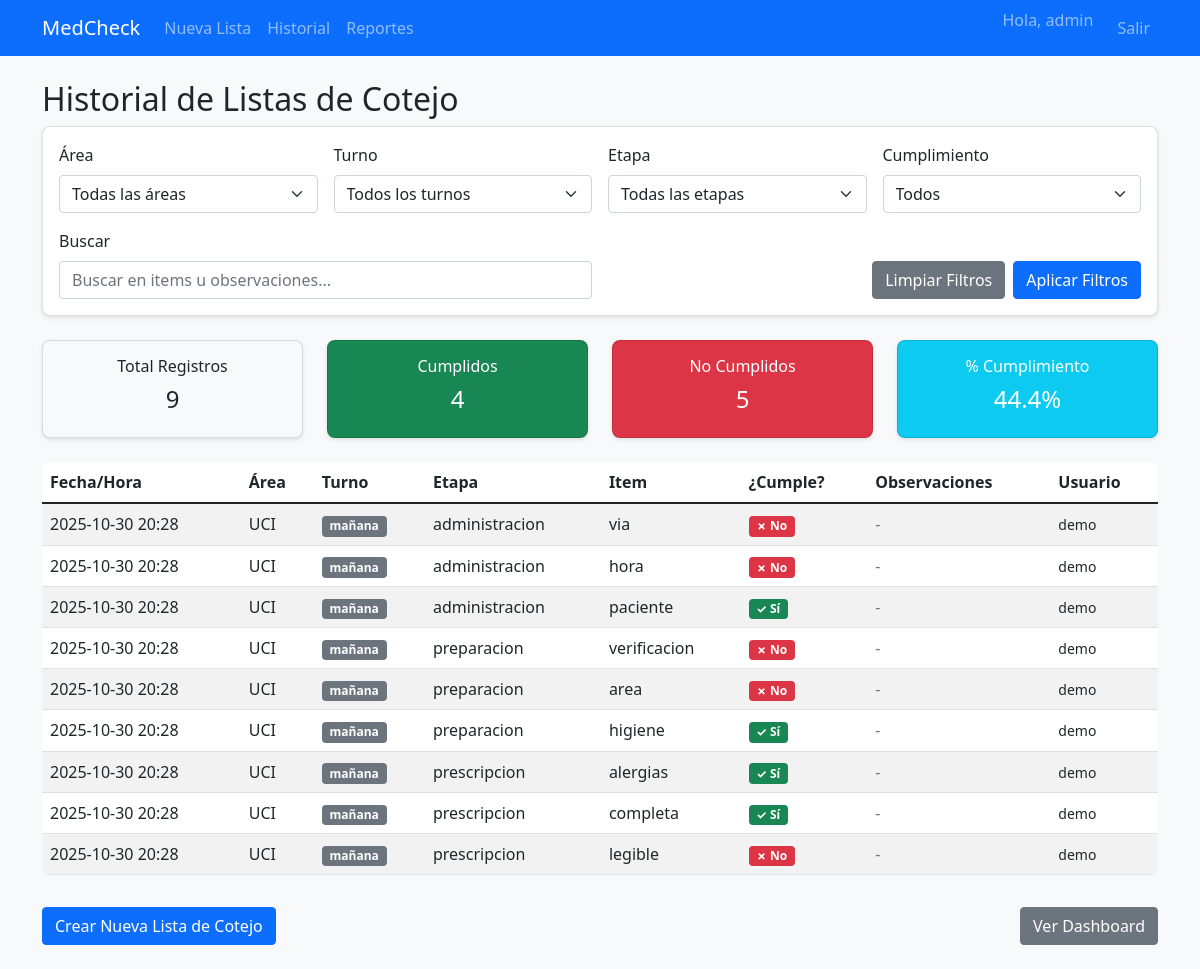
Page /checklist/history (signed in) on the earlier database version.
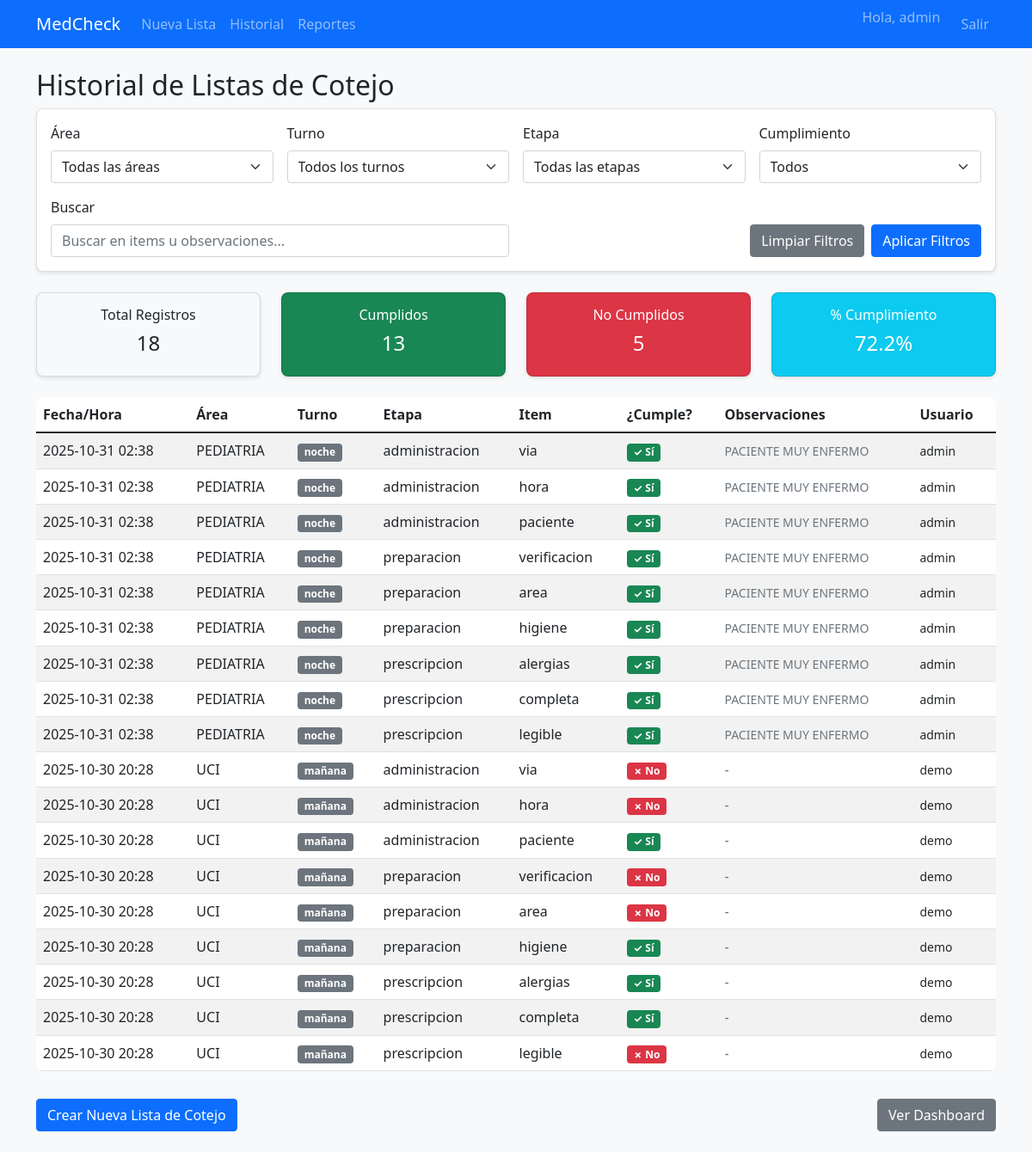
Same page on the later database version.
### app/models/user.py (models this page shows)
class User(Base):
    __tablename__ = "users"
    id = Column(Integer, primary_key=True, index=True)
    email = Column(String, unique=True, index=True, nullable=False)
    username = Column(String, unique=True, index=True, nullable=False)
    hashed_password = Column(String, nullable=False)
    full_name = Column(String)
    is_active = Column(Boolean, default=True)
    is_admin = Column(Boolean, default=False)

### app/models/checklist_entry.py (models this page shows)
class ChecklistEntrySQL(Base):
    __tablename__ = "checklist_entries"
    id = Column(Integer, primary_key=True, index=True)
    fecha_hora = Column(DateTime, default=datetime.utcnow, nullable=False, index=True)
    area = Column(String, index=True, nullable=False)
    turno = Column(String, index=True, nullable=False)  # manana/tarde/noche
    protocolo_etapa = Column(String, index=True, nullable=False)  # prescripcion/preparacion/administracion
    item = Column(String, index=True, nullable=False)
    cumple = Column(Boolean, default=False, nullable=False)
    observaciones = Column(String, nullable=True)
    usuario = Column(String, index=True, nullable=True)
    metadatos = Column(JSON, nullable=True)

### app/routers/checklist.py (the view)
@router.get("/history", response_class=HTMLResponse)
async def get_checklist_history(
    request: Request,
    area: Optional[str] = None,
    desde: Optional[datetime] = None,
    hasta: Optional[datetime] = None,
    db: Session = Depends(get_db),
    current_user: User = Depends(get_current_active_user)
):
    entries = get_recent_entries(db, limit=200)
    return templates.TemplateResponse(
        "checklist_history.html",
        {
            "request": request,
            "entries": entries,
            "current_user": current_user
        }
    )

### templates/checklist_history.html (shortened to what this page needs)
{% extends "base.html" %}
{% block content %}
<div class="row">
    <div class="col-md-12">
        <h2>Historial de Listas de Cotejo</h2>
        <div class="card mb-4">
            <div class="card-body">
                <form id="filterForm" class="row g-3">
                    <div class="col-md-3">
                        <label class="form-label">Área</label>
                        <select class="form-select" name="area" id="areaFilter">
                            <option value="">Todas las áreas</option>
                            {% set areas = entries|map(attribute='area')|unique|list %}
                        </select>
                    </div>
                    <div class="col-md-3">
                        <label class="form-label">Turno</label>
                        <select class="form-select" name="turno" id="turnoFilter">
                            <option value="">Todos los turnos</option>
                        </select>
                    </div>
                    <div class="col-md-3">
                        <label class="form-label">Etapa</label>
                        <select class="form-select" name="etapa" id="etapaFilter">
                            <option value="">Todas las etapas</option>
                        </select>
                    </div>
                    <div class="col-md-3">
                        <label class="form-label">Cumplimiento</label>
                        <select class="form-select" name="cumple" id="cumpleFilter">
                            <option value="">Todos</option>
                        </select>
                    </div>
                    <div class="col-md-6">
                        <label class="form-label">Buscar</label>
                        <input type="text" class="form-control" id="searchBox" placeholder="Buscar en items u observaciones...">
                    </div>
                    <div class="col-md-6 d-flex align-items-end justify-content-end">
                        <button type="button" class="btn btn-secondary me-2" id="clearFilters">Limpiar Filtros</button>
                        <button type="button" class="btn btn-primary" id="applyFilters">Aplicar Filtros</button>
                    </div>
                </form>
            </div>
        </div>
        <div class="row mb-3">
            <div class="col-md-3">
                <div class="card bg-light">
                    <div class="card-body text-center">
                        <h6>Total Registros</h6>
                        <h4 id="totalCount">{{ entries|length }}</h4>
                    </div>
                </div>
            </div>
            <div class="col-md-3">
                <div class="card bg-success text-white">
                    <div class="card-body text-center">
                        <h6>Cumplidos</h6>
                        <h4 id="cumplidos Count">{{ entries|selectattr('cumple')|list|length }}</h4>
                    </div>
                </div>
            </div>
            <div class="col-md-3">
                <div class="card bg-danger text-white">
                    <div class="card-body text-center">
                        <h6>No Cumplidos</h6>
                        <h4 id="noCumplidosCount">{{ entries|rejectattr('cumple')|list|length }}</h4>
                    </div>
                </div>
            </div>
            <div class="col-md-3">
                <div class="card bg-info text-white">
                    <div class="card-body text-center">
                        <h6>% Cumplimiento</h6>
                        <h4 id="porcentajeCount">
                            {% set total = entries|length %}
                            {% set cumplidos = entries|selectattr('cumple')|list|length %}
                            {{ (cumplidos / total * 100)|round(1) if total > 0 else 0 }}%
                        </h4>
                    </div>
                </div>
            </div>
        </div>
        <div class="table-responsive mt-4">
            <table class="table table-striped table-hover" id="historyTable">
                <thead>
                    <tr>
                        <th>Fecha/Hora</th>
                        <th>Área</th>
                        <th>Turno</th>
                        <th>Etapa</th>
                        <th>Item</th>
                        <th>¿Cumple?</th>
                        <th>Observaciones</th>
                        <th>Usuario</th>
                    </tr>
                </thead>
                <tbody id="historyTableBody">
                    {% for entry in entries %}
                    <tr data-area="{{ entry.area }}"
                        data-turno="{{ entry.turno }}"
                        data-etapa="{{ entry.protocolo_etapa }}"
                        data-cumple="{{ 'si' if entry.cumple else 'no' }}"
                        data-search="{{ (entry.item + ' ' + (entry.observaciones or ''))|lower }}">
                        <td>{{ entry.fecha_hora.strftime('%Y-%m-%d %H:%M') }}</td>
                        <td>{{ entry.area }}</td>
                        <td><span class="badge bg-secondary">{{ entry.turno }}</span></td>
                        <td>{{ entry.protocolo_etapa }}</td>
                        <td>{{ entry.item }}</td>
                        <td>
                            {% if entry.cumple %}
                            <span class="badge bg-success">✓ Sí</span>
                            {% else %}
                            <span class="badge bg-danger">✗ No</span>
                            {% endif %}
                        </td>
                        <td>
                            {% if entry.observaciones %}
                            <small class="text-muted">{{ entry.observaciones }}</small>
                            {% else %}
                            <span class="text-muted">-</span>
                            {% endif %}
                        </td>
                        <td><small>{{ entry.usuario }}</small></td>
                    </tr>
                    {% else %}
                    <tr id="noDataRow">
                        <td colspan="8" class="text-center">No hay registros disponibles</td>
                    </tr>
                    {% endfor %}
                </tbody>
            </table>
        </div>
        <div class="d-flex justify-content-between align-items-center mt-3">
            <a href="/checklist/new" class="btn btn-primary">
                 Crear Nueva Lista de Cotejo
            </a>
            <a href="/reports/dashboard" class="btn btn-secondary">
                 Ver Dashboard
            </a>
        </div>
    </div>
</div>
{% endblock %}

### templates/base.html (shortened to what this page needs)
<!DOCTYPE html>
<html lang="es">
<head>
    <link href="https://cdn.jsdelivr.net/npm/bootstrap@5.1.3/dist/css/bootstrap.min.css" rel="stylesheet">
    <link href="https://cdnjs.cloudflare.com/ajax/libs/font-awesome/6.0.0/css/all.min.css" rel="stylesheet">
    <link rel="stylesheet" href="{{ url_for('static', path='css/styles.css') }}">
</head>
<body>
    <nav class="navbar navbar-expand-lg navbar-dark bg-primary">
        <div class="container">
            <a class="navbar-brand" href="/">MedCheck</a>
            <div class="collapse navbar-collapse" id="navbarNav">
                <ul class="navbar-nav">
                    <li class="nav-item">
                        <a class="nav-link" href="/checklist/new">Nueva Lista</a>
                    </li>
                    <li class="nav-item">
                        <a class="nav-link" href="/checklist/history">Historial</a>
                    </li>
                    <li class="nav-item">
                        <a class="nav-link" href="/reports/dashboard">Reportes</a>
                    </li>
                </ul>
                <ul class="navbar-nav ms-auto">
                    {% if current_user %}
                    <li class="nav-item">
                        <span class="navbar-text me-3">Hola, {{ current_user.username }}</span>
                    </li>
                    <li class="nav-item">
                        <a class="nav-link" href="#" id="logoutLink">Salir</a>
                    </li>
                    {% else %}
                    <li class="nav-item">
                        <a class="nav-link" href="/login">Iniciar sesión</a>
                    </li>
                    {% endif %}
                </ul>
            </div>
        </div>
    </nav>
    <main class="container my-4">
        {% block content %}{% endblock %}
    </main>
</body>
</html>

### static/css/styles.css (style rules this page uses)
body { background-color: #f8f9fa; }
.card { box-shadow: 0 2px 4px rgba(0,0,0,0.1); border-radius: 8px; }
.table { background-color: white; border-radius: 8px; overflow: hidden; }
.btn-primary { background-color: #0d6efd; border-color: #0d6efd; }

Differences in the rows shown:
added ChecklistEntrySQL: fecha_hora "2025-10-31 02:38", area "PEDIATRIA", turno "noche", protocolo_etapa "administracion", item "via", cumple "✓ Sí", observaciones "PACIENTE MUY ENFERMO", usuario "admin"
added ChecklistEntrySQL: fecha_hora "2025-10-31 02:38", area "PEDIATRIA", turno "noche", protocolo_etapa "administracion", item "hora", cumple "✓ Sí", observaciones "PACIENTE MUY ENFERMO", usuario "admin"
added ChecklistEntrySQL: fecha_hora "2025-10-31 02:38", area "PEDIATRIA", turno "noche", protocolo_etapa "administracion", item "paciente", cumple "✓ Sí", observaciones "PACIENTE MUY ENFERMO", usuario "admin"
added ChecklistEntrySQL: fecha_hora "2025-10-31 02:38", area "PEDIATRIA", turno "noche", protocolo_etapa "preparacion", item "verificacion", cumple "✓ Sí", observaciones "PACIENTE MUY ENFERMO", usuario "admin"
added ChecklistEntrySQL: fecha_hora "2025-10-31 02:38", area "PEDIATRIA", turno "noche", protocolo_etapa "preparacion", item "area", cumple "✓ Sí", observaciones "PACIENTE MUY ENFERMO", usuario "admin"
added ChecklistEntrySQL: fecha_hora "2025-10-31 02:38", area "PEDIATRIA", turno "noche", protocolo_etapa "preparacion", item "higiene", cumple "✓ Sí", observaciones "PACIENTE MUY ENFERMO", usuario "admin"
added ChecklistEntrySQL: fecha_hora "2025-10-31 02:38", area "PEDIATRIA", turno "noche", protocolo_etapa "prescripcion", item "alergias", cumple "✓ Sí", observaciones "PACIENTE MUY ENFERMO", usuario "admin"
added ChecklistEntrySQL: fecha_hora "2025-10-31 02:38", area "PEDIATRIA", turno "noche", protocolo_etapa "prescripcion", item "completa", cumple "✓ Sí", observaciones "PACIENTE MUY ENFERMO", usuario "admin"
added ChecklistEntrySQL: fecha_hora "2025-10-31 02:38", area "PEDIATRIA", turno "noche", protocolo_etapa "prescripcion", item "legible", cumple "✓ Sí", observaciones "PACIENTE MUY ENFERMO", usuario "admin"
Other differences:
{{ entries|length }}: "9" → "18"
{{ entries|selectattr('cumple')|list|length }}: "4" → "13"
{{ (cumplidos / total * 100)|round(1) if total > 0 else 0 }}: "44.4" → "72.2"
